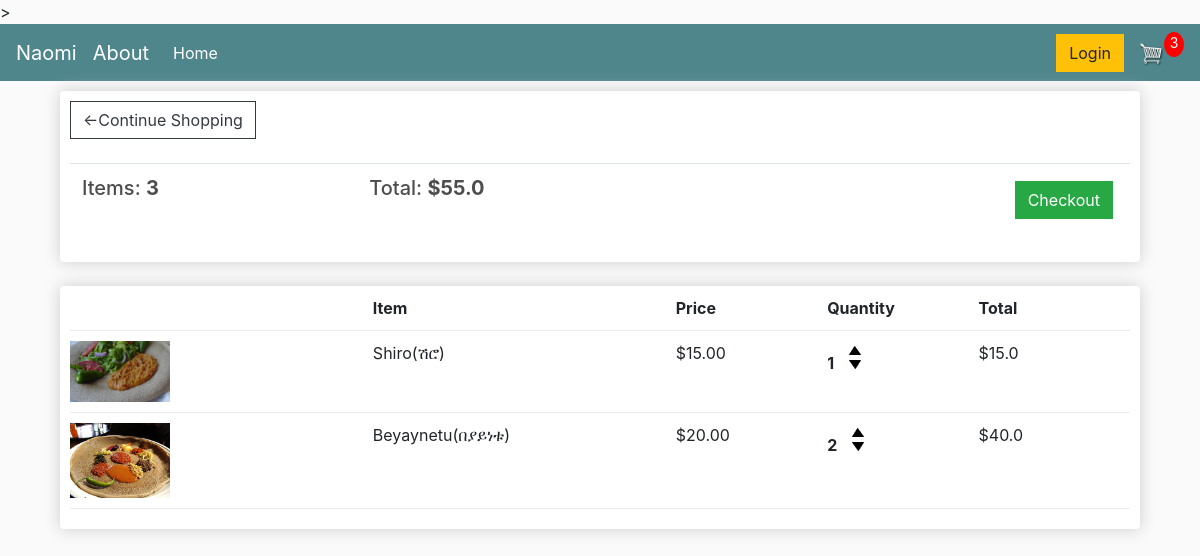
The app's page /cart/ (signed in) with its own data.
### store/models.py (models this page shows, shortened)
class Order(models.Model):
    customer = models.ForeignKey(Customer, on_delete=models.SET_NULL, blank=True, null=True)
    date_orderd = models.DateTimeField(auto_now_add=True)
    complete = models.BooleanField(default=False, null=True, blank=False)
    transaction_id = models.CharField(max_length=200, null=True)
    @property
    def get_cart_total(self):
        orderitems = self.orderitem_set.all()
        total = sum([item.get_total for item in orderitems])
        return total
    def get_cart_items(self):
        orderitems = self.orderitem_set.all()
        total = sum([item.quantity for item in orderitems])
        return total

class OrderItem(models.Model):
    product = models.ForeignKey(Product, on_delete=models.SET_NULL, blank=True, null=True)
    order  = models.ForeignKey(Order, on_delete=models.SET_NULL, blank=True, null=True)
    quantity = models.IntegerField(default=0, null=True, blank=True)
    date_added = models.DateTimeField(auto_now_add=True)
    @property
    def get_total(self):
        total = float(self.product.price)  * self.quantity
        print('checked for ....')
        return total

class Product(models.Model):
    name = models.CharField(max_length=200, null=True)
    digital = models.BooleanField(default=False, null=True, blank=False)
    image  = models.ImageField(null=True, blank=True)
    price = models.DecimalField(max_digits=7, decimal_places=2)
    @property
    def imageURL(self):
        try:
            url = self.image.url
        except:
            url = ''
        return url

### store/views.py (the view)
# urls.py: path('cart/', views.cart, name="cart"),
def cart(request):
    data = cartData(request)
    cartItems = data['cartItems']
    order     = data['order']
    items     = data['items']
    context = {'items': items, 'order': order, 'cartItems': cartItems, 'shiping':False}
    return render(request, 'store/cart.html', context)

### store/utils.py (called while the page is built)
def cartData(request):
    if request.user.is_authenticated:
        customer  = request.user.customer
        order, created = Order.objects.get_or_create(customer=customer, complete=False)
        items     = order.orderitem_set.all()
        cartItems = order.get_cart_items
    else:
        cookieData = cookieCart(request)
        cartItems  = cookieData['cartItems']
        order     = cookieData['order']
        items     = cookieData['items']
    return {'cartItems':cartItems, 'order':order, 'items':items}

### store/templates/store/cart.html
{% extends "store/main.html" %}
{% load static %}
{% block content %}
    <div class="row">
    	<div class="col-lg-12">
    		<div class="box-element">
                <a class="btn btn-outline-dark" href="{% url 'store' %}">&#x2190;Continue Shopping</a>
                <br>
                <br>
                <table class="table">
                    <tr>
                        <th><h5>Items: <strong>{{order.get_cart_items}}</strong></h5></th>
                        <th><h5>Total: <strong>${{order.get_cart_total}}</strong></h5></th>
                        <th>
                            <a style="float:right; margin:5px" class="btn
                            btn-success" href="{% url 'checkout' %}">Checkout</a>
                        </th>
                    </tr>
                </table>
    		</div>
    		<br>
    		<div class="box-element">
                <div class="cart-row">
        		<div style="flex:2"></div>
        		<div style="flex:2"><strong>Item</strong></div>
        		<div style="flex:1"><strong>Price</strong></div>
        		<div style="flex:1"><strong>Quantity</strong></div>
        		<div style="flex:1"><strong>Total</strong></div>
            	</div
    		</div>
    		{% for item in items %}
    		<div class="cart-row">
        		<div style="flex:2"><img class="row-image" src="{{item.product.imageURL}}"></div>
        		<div style="flex:2"><p>{{item.product.name}}</p></div>
        		<div style="flex:1"><p>${{item.product.price}}</p></div>
        		<div style="flex:1">
        			<p class="quantity">{{item.quantity}}</p>
        			<div class="quantity">
        				<img data-product={{item.product.id}} data-action="add" class="chg-quantity update-cart" src="{% static  'images/arrow-up.png' %}">
        				<img data-product={{item.product.id}} data-action="remove" class="chg-quantity update-cart" src="{% static  'images/arrow-down.png' %}">
        			</div>
        		</div>
        		<div style="flex:1"><p>${{item.get_total}}</p></div>
        	</div>
        	{% endfor %}
    	</div>
    </div>
{% endblock %}

### store/templates/store/main.html (shortened to what this page needs)
<!DOCTYPE html>
{% load static %}
<html>
    <head>
           <link rel="stylesheet" href="https://stackpath.bootstrapcdn.com/bootstrap/4.3.1/css/bootstrap.min.css">
           <link rel="stylesheet" type= "text/css" href="{% static 'css/main.css' %}">
     </head>
     <body>
         <nav class="navbar navbar-expand-lg navbar-dark bg-dark">
          <a class="navbar-brand" href="{% url 'store' %}">Naomi</a>
          <a class="navbar-brand" href="{% url 'about' %}">About</a>
          <div class="collapse navbar-collapse" id="navbarSupportedContent">
            <ul class="navbar-nav mr-auto">
              <li class="nav-item active">
                <a class="nav-link" href="{% url 'store' %}">Home <span class="sr-only">(current)</span></a>
              </li>
            </ul>
            <div class="form-inline my-2 my-lg-0">
	     	<a href="https://google.com" class="btn btn-warning">Login</a>
	     	<a href="{% url 'cart' %}">
	    		<img  id="cart-icon" src="{% static 'images/cart.png' %}">
	    	</a>
	    	<p id="cart-total">{{cartItems}}</p>
    	    </div>
          </div>
        </nav>
        <div class="container"
             {% block content %}
             {% endblock %}
        </div>
     </body>
</html>

### static/css/main.css (style rules this page uses)
body { background-color: hsl(0, 0%, 98%); }
h1,h2,h3,h4,h5,h6 { color:hsl(0, 0%, 30%); }
.box-element { box-shadow:hsl(0, 0%, 80%) 0 0 16px; background-color: #fff; border-radius: 4px; padding: 10px; }
.bg-dark { background-color: #4f868c!important; }
#cart-icon { width:25px; display: inline-block; margin-left: 15px; }
#cart-total { display: block; text-align: center; color:#fff; background-color: red; width: 20px; height: 25px; border-radius: 50%; font-size: 14px; }
.col-lg-4, .col-lg-6, .col-lg-8, .col-lg-12 { margin-top: 10px; }
.btn { border-radius: 0; }
.row-image { width: 100px; }
.cart-row { display: flex; align-items: flex-stretch; padding-bottom: 10px; margin-bottom: 10px; border-bottom: 1px solid #ececec; }
.quantity { display: inline-block; font-weight: 700; padding-right:10px; }
.chg-quantity { width: 12px; cursor: pointer; display: block; margin-top: 5px; transition:.1s; }

### records on screen
Order: id.quantity "3", get_cart_items "3", get_cart_total "55.0"
OrderItem: product.imageURL (picture), product.name "Shiro(ሽሮ)", product.price "15.00", quantity "1", get_total "15.0"
OrderItem: product.imageURL (picture), product.name "Beyaynetu(በያይነቱ)", product.price "20.00", quantity "2", get_total "40.0"
